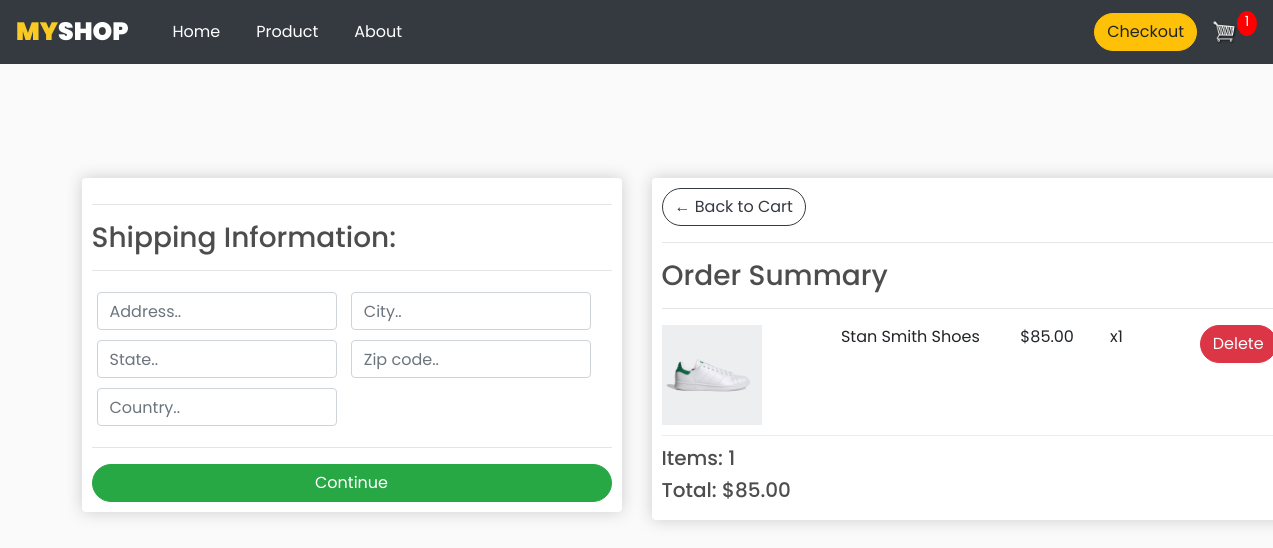
Screenshot of /checkout/ (signed in) with the database file from the repository.
### store/models.py (models this page shows, shortened)
class OrderItem(models.Model):
    product = models.ForeignKey(Product, on_delete=models.SET_NULL, blank=True, null=True)
    order = models.ForeignKey(Order, on_delete=models.SET_NULL, null=True)
    quantity = models.IntegerField(default=0, null=True, blank=True)
    date_added = models.DateTimeField(auto_now_add=True)
    @property
    def total_price(self):
        total = self.product.price * self.quantity
        return total

class Product(models.Model):
    name = models.CharField(max_length=100, null=True)
    price = models.DecimalField(max_digits=7, decimal_places=2);
    digital = models.BooleanField(default=False, null=True, blank=False)
    image = models.ImageField(null=True, blank=True)
    description = models.TextField(null=True, blank=True)
    @property
    def imageURL(self):
        try:
            url = self.image.url
        except:
            url = ''
        return url

class Order(models.Model):
    customer = models.ForeignKey(Customer, on_delete=models.SET_NULL, blank=True, null=True)
    date_ordered = models.DateTimeField(auto_now_add=True)
    complete = models.BooleanField(default=False, null=True, blank=False)
    transaction_id = models.CharField(max_length=200, null=True)
    @property
    def cart_total_items(self):
        orderitems = self.orderitem_set.all()
        total = sum([item.quantity for item in orderitems])
        return total
    @property
    def cart_total_price(self):
        orderitems = self.orderitem_set.all()
        total = sum([item.total_price for item in orderitems])
        return total
    @property
    def shipping(self):
        shipping = False
        orderItems = self.orderitem_set.all()
        for item in orderItems:
            if item.product.digital == False:
                shipping = True
        return shipping

### store/views.py (the view)
# urls.py: path('checkout/', views.checkout, name="checkout"),
def checkout(request):
    data = cartData(request)
    cartItems = data['cartItems']
    items = data['items']
    order = data['order']
    context={'items': items, 'order': order, 'cartItems': cartItems}
    return render(request, 'store/checkout.html', context)

### store/utils.py (called while the page is built)
def cartData(request):
    if request.user.is_authenticated:
        customer = request.user.customer
        order, created = Order.objects.get_or_create(customer=customer, complete=False)
        items = order.orderitem_set.all()
        cartItems = order.cart_total_items
    else:
        cookieData = cookieCart(request)
        cartItems = cookieData['cartItems']
        order = cookieData['order']
        items = cookieData['items']
    return {'cartItems':cartItems, 'order':order, 'items':items}

### store/templates/store/checkout.html (shortened to what this page needs)
{% extends 'store/base/main.html' %}
{% load static %}
{% block content %}
    <div class="row">
        <div class="col-lg-6">
            <div class="box-element" id="form-wrapper">
                <form id="form">
                    <div id="shipping-info">
                        <hr>
                        <h3>Shipping Information:</h3>
                        <hr>
                        <div class="form-field">
                            <input type="text" class="form-control" name="address" placeholder="Address..">
                        </div>
                        <div class="form-field">
                            <input type="text" class="form-control" name="city" placeholder="City..">
                        </div>
                        <div class="form-field">
                            <input type="text" class="form-control" name="state" placeholder="State..">
                        </div>
                        <div class="form-field">
                            <input type="text" class="form-control" name="zipcode" placeholder="Zip code..">
                        </div>
                        <div class="form-field">
                            <input type="text" class="form-control" name="country" placeholder="Country..">
                        </div>
                    </div>
                    <hr>
                    <input id="form-button" class="btn btn-success btn-block" type="submit" value="Continue">
                </form>
            </div>
            <br>
        </div>
        <div class="col-lg-6" >
            <div class="box-element" style="width:120%">
                <a class="btn btn-outline-dark" href="{% url 'cart' %}">&#x2190; Back to Cart</a>
                <hr>
                <h3>Order Summary</h3>
                <hr>
                {% for item in items %}
                    <div class="cart-row">
                        <div style="flex:2"><img class="row-image" src="{{ item.product.imageURL }}" alt=""></div>
                        <div style="flex:2"><p>{{item.product.name}}</p></div>
                        <div style="flex:1"><p>${{item.product.price|floatformat:2}}</p></div>
                        <div style="flex:1"><p>x{{item.quantity}}</p></div>
                        <div style="flex:1"><button data-product={{item.product.id}} data-action="delete" type="button" class="btn btn-danger update-cart">Delete</button></div>
                    </div>
                {% endfor %}
                <h5>Items: {{order.cart_total_items}}</h5>
                <h5>Total: ${{order.cart_total_price|floatformat:2}}</h5>
            </div>
        </div>
    </div>
{% endblock content %}

### static/css/main.css (style rules this page uses)
body { font-family: "Poppins", sans-serif; font-weight: 400; background-color: hsl(0, 0%, 98%); }
h1, h2, h3, h4, h5, h6 { color: hsl(0, 0%, 30%); }
.box-element { box-shadow: hsl(0, 0%, 80%) 0 0 16px; background-color: #fff; border-radius: 4px; padding: 10px; }
.col-lg-4, .col-lg-6, .col-lg-8, .col-lg-12 { margin-top: 10px; }
.btn { border-radius: 0; border-radius: 20px; }
.row-image { width: 100px; }
.form-field { width: 250px; display: inline-block; padding: 5px; }
.cart-row { display: flex; align-items: flex-stretch; padding-bottom: 10px; margin-bottom: 10px; border-bottom: 1px solid #ececec; }

### rows the page displays
OrderItem: product.imageURL (picture), product.name "Stan Smith Shoes", product.price "85.00", quantity "1"
Order: cart_total_items "1", cart_total_price "85.00"

### other values shown
{{ cartItems }} "1"
